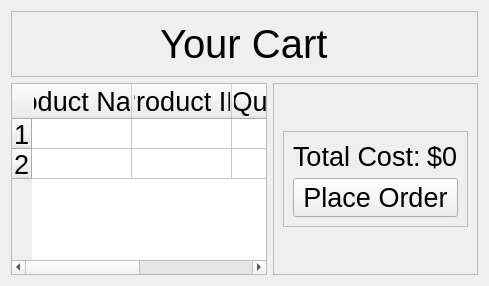
      <widget class="QWidget" name="cartpage">
       <layout class="QGridLayout" name="gridLayout_39">
        <item row="1" column="0" rowspan="2">
         <widget class="QTableWidget" name="cartTableWidget">
          <property name="sizePolicy">
           <sizepolicy hsizetype="Expanding" vsizetype="Preferred">
            <horstretch>0</horstretch>
            <verstretch>0</verstretch>
           </sizepolicy>
          </property>
          <property name="styleSheet">
           <string notr="true">font-size: 20pt;</string>
          </property>
          <row>
           <property name="text">
            <string>1</string>
           </property>
          </row>
          <row>
           <property name="text">
            <string>2</string>
           </property>
          </row>
          <column>
           <property name="text">
            <string>Product Name</string>
           </property>
          </column>
          <column>
           <property name="text">
            <string>Product ID</string>
           </property>
          </column>
          <column>
           <property name="text">
            <string>Quantity</string>
           </property>
          </column>
          <column>
           <property name="text">
            <string>Price</string>
           </property>
          </column>
          <item row="0" column="0">
           <property name="text">
            <string/>
           </property>
          </item>
          <item row="0" column="1">
           <property name="text">
            <string/>
           </property>
          </item>
          <item row="0" column="2">
           <property name="text">
            <string/>
           </property>
          </item>
          <item row="0" column="3">
           <property name="text">
            <string/>
           </property>
          </item>
         </widget>
        </item>
        <item row="0" column="0" colspan="2">
         <widget class="QFrame" name="cartTitle">
          <property name="sizePolicy">
           <sizepolicy hsizetype="Preferred" vsizetype="Maximum">
            <horstretch>0</horstretch>
            <verstretch>0</verstretch>
           </sizepolicy>
          </property>
          <property name="frameShape">
           <enum>QFrame::StyledPanel</enum>
          </property>
          <property name="frameShadow">
           <enum>QFrame::Raised</enum>
          </property>
          <layout class="QVBoxLayout" name="verticalLayout_10">
           <item alignment="Qt::AlignHCenter">
            <widget class="QLabel" name="label_93">
             <property name="sizePolicy">
              <sizepolicy hsizetype="Preferred" vsizetype="Maximum">
               <horstretch>0</horstretch>
               <verstretch>0</verstretch>
              </sizepolicy>
             </property>
             <property name="styleSheet">
              <string notr="true">font-size: 30pt;</string>
             </property>
             <property name="text">
              <string>Your Cart</string>
             </property>
            </widget>
           </item>
          </layout>
         </widget>
        </item>
        <item row="1" column="1" rowspan="2">
         <widget class="QFrame" name="frame">
          <property name="sizePolicy">
           <sizepolicy hsizetype="Maximum" vsizetype="Preferred">
            <horstretch>0</horstretch>
            <verstretch>0</verstretch>
           </sizepolicy>
          </property>
          <property name="frameShape">
           <enum>QFrame::StyledPanel</enum>
          </property>
          <property name="frameShadow">
           <enum>QFrame::Raised</enum>
          </property>
          <layout class="QGridLayout" name="gridLayout_40">
           <item row="0" column="0">
            <widget class="QFrame" name="frame_27">
             <property name="sizePolicy">
              <sizepolicy hsizetype="Maximum" vsizetype="Maximum">
               <horstretch>0</horstretch>
               <verstretch>0</verstretch>
              </sizepolicy>
             </property>
             <property name="styleSheet">
              <string notr="true">font-size: 20pt;</string>
             </property>
             <property name="frameShape">
              <enum>QFrame::StyledPanel</enum>
             </property>
             <property name="frameShadow">
              <enum>QFrame::Raised</enum>
             </property>
             <layout class="QGridLayout" name="gridLayout_65">
              <item row="0" column="1">
               <widget class="QLabel" name="cartTotalCostAmount">
                <property name="sizePolicy">
                 <sizepolicy hsizetype="Maximum" vsizetype="Maximum">
                  <horstretch>0</horstretch>
                  <verstretch>0</verstretch>
                 </sizepolicy>
                </property>
                <property name="text">
                 <string>$0</string>
                </property>
               </widget>
              </item>
              <item row="0" column="0">
               <widget class="QLabel" name="cartTotalCostTitle">
                <property name="sizePolicy">
                 <sizepolicy hsizetype="Maximum" vsizetype="Maximum">
                  <horstretch>0</horstretch>
                  <verstretch>0</verstretch>
                 </sizepolicy>
                </property>
                <property name="text">
                 <string>Total Cost:</string>
                </property>
               </widget>
              </item>
              <item row="1" column="0" colspan="2">
               <widget class="QPushButton" name="placeorderbutton">
                <property name="text">
                 <string>Place Order</string>
                </property>
               </widget>
              </item>
             </layout>
            </widget>
           </item>
          </layout>
         </widget>
        </item>
       </layout>
      </widget>
